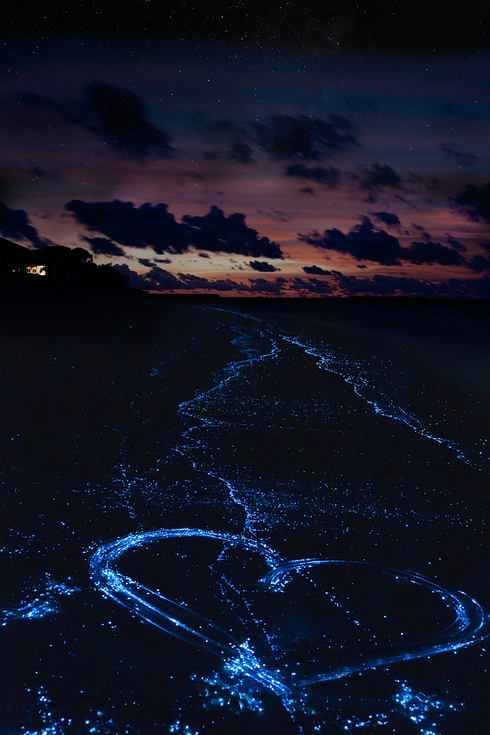
//> input picture contour/scenery.jpg, 490 x 735 px
$ ./paintRepair   (built with g++ and OpenCV 4)
//> lines starting //> are read from the running program, lines starting //| are printed output that depends on the picture; after the words box and inside, x2 and y2 are one past the last pixel; in counts of white or black regions, pixels touching at a corner belong together
#include <opencv2/opencv.hpp>
#include <opencv2/imgproc/imgproc.hpp>

using namespace cv;
using namespace std;

Mat srcImage, saveImage, inpaintMask;
Point prevPt(-1, -1);

static void on_Mouse(int event, int x, int y, int flags, void*);

int main()
{
	srcImage = imread("scenery.jpg");
//> srcImage is the input picture: 735 rows x 490 cols, CV_8UC3; mean B, G, R 37.8, 22, 18.6
	imshow("program1", srcImage);
	saveImage = srcImage.clone();
	inpaintMask = Mat::zeros(srcImage.size(), CV_8U);


	//mouse recall function
	setMouseCallback("program1", on_Mouse, 0);

	while (1)
	{
		int key = waitKey(0);
//> the left mouse button is pressed at (122, 183)
//> the mouse is dragged to (245, 367)
//> call 2 of on_Mouse, with event = 0, x = 245, y = 367, flags = 1
//> in on_Mouse (call 2), `line(saveImage, prevPt, pt, Scalar::all(255), 5, 8, 0);`:
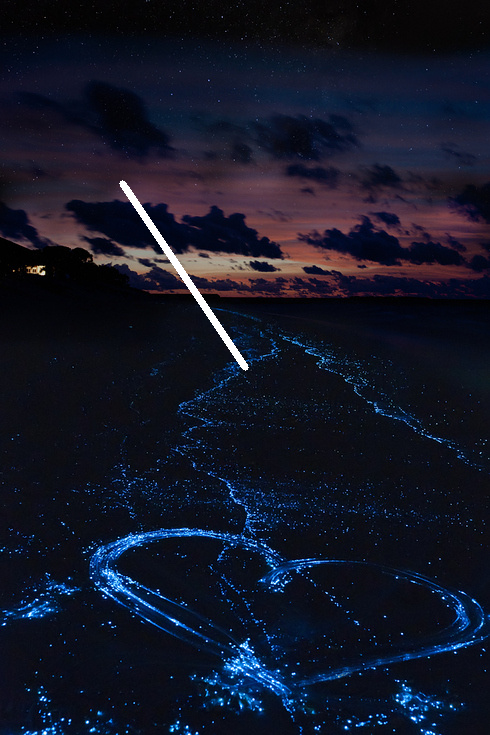
//> saveImage: 735 rows x 490 cols, CV_8UC3; 0.45% of pixels changed, all inside (x1, y1, x2, y2) = (119, 180, 249, 371)
//> in on_Mouse (call 2), `line(inpaintMask, prevPt, pt, Scalar::all(255), 5, 8, 0);`:
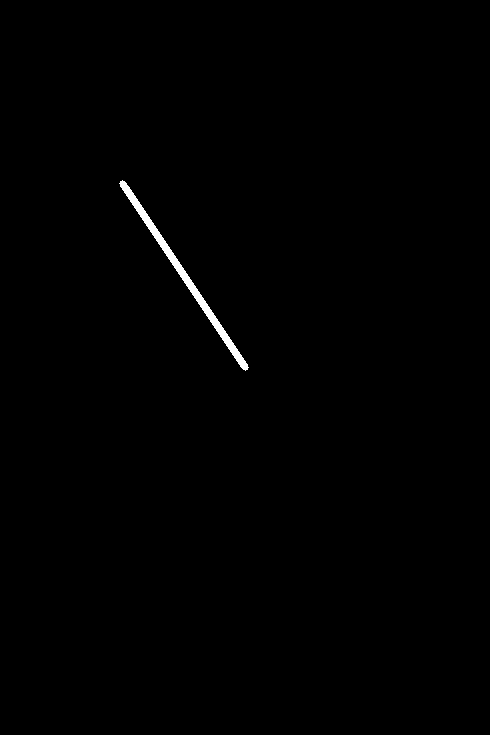
//> inpaintMask: 735 rows x 490 cols, CV_8UC1; 0.45% white; 1 white region, box (x1, y1, x2, y2) and area: (119, 180, 249, 371) 1623
//> the mouse is dragged to (367, 551)
//> call 3 of on_Mouse, with event = 0, x = 367, y = 551, flags = 1
//> in on_Mouse (call 3), `line(saveImage, prevPt, pt, Scalar::all(255), 5, 8, 0);`:
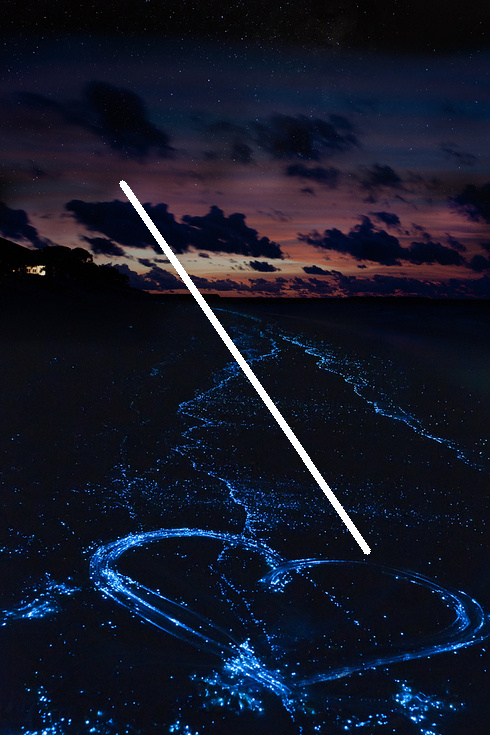
//> saveImage: 735 rows x 490 cols, CV_8UC3; 0.44% of pixels changed, all inside (x1, y1, x2, y2) = (242, 365, 371, 555)
//> in on_Mouse (call 3), `line(inpaintMask, prevPt, pt, Scalar::all(255), 5, 8, 0);`:
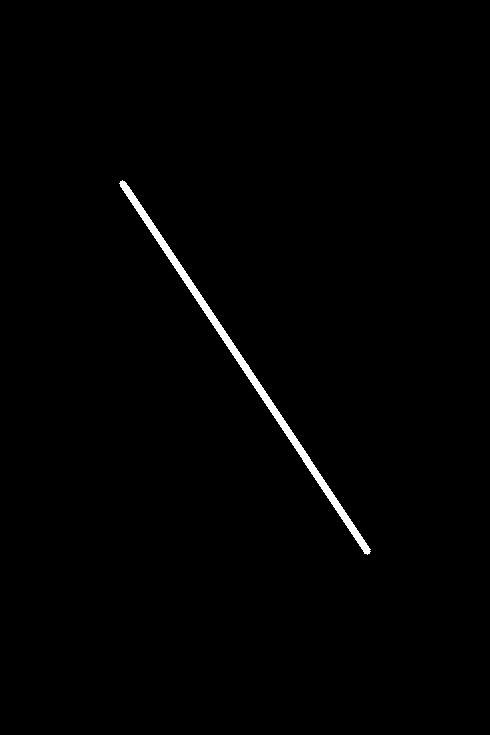
//> inpaintMask: 735 rows x 490 cols, CV_8UC1; 0.89% white; 1 white region, box (x1, y1, x2, y2) and area: (119, 180, 371, 555) 3219
//> the button is released at (367, 551)

		if (key == 27)
		{
			break;
		}
		if ((char)key == '2')
		{
			inpaintMask = Scalar::all(0); // clear mask image
			srcImage.copyTo(saveImage);
			imshow("program1", srcImage);
		}
		if ((char)key == ' ')
		{
			Mat inpaintImage;
			inpaint(saveImage, inpaintMask, inpaintImage, 3, INPAINT_TELEA);
//> the Esc key is pressed
			imshow("result", inpaintImage);

		}
	}

	return 0;
}

static void on_Mouse(int event, int x, int y, int flags, void*)
{
	//deal mouse not in picture
	if (x < 0 || x >= saveImage.cols || y < 0 || y >= saveImage.rows)
		return;

	//deal left button of mouse up
	if (event == EVENT_LBUTTONUP || !(flags & EVENT_FLAG_LBUTTON))
		prevPt = Point(-1, -1);
	//deal left button of mouse down
	else if (event == EVENT_LBUTTONDOWN)
		prevPt = Point(x, y);

	// left mouse button down and move
	else if (event == EVENT_MOUSEMOVE && (flags & EVENT_FLAG_LBUTTON))
	{
		Point pt(x, y);
		if (prevPt.x < 0)
			prevPt = pt;
		line(saveImage, prevPt, pt, Scalar::all(255), 5, 8, 0);
		line(inpaintMask, prevPt, pt, Scalar::all(255), 5, 8, 0);
		prevPt = pt;
		imshow("program1", saveImage);
	}
}

$ run again, with contour/boat.jpg copied over contour/scenery.jpg
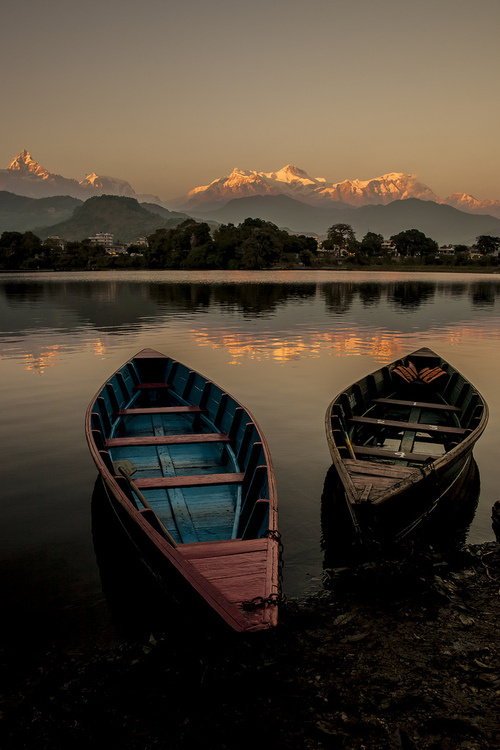
//> input picture contour/boat.jpg, 500 x 750 px
//> srcImage is the input picture: 750 rows x 500 cols, CV_8UC3; mean B, G, R 49.9, 62.5, 72.9
//> in on_Mouse (call 2), `line(saveImage, prevPt, pt, Scalar::all(255), 5, 8, 0);`:
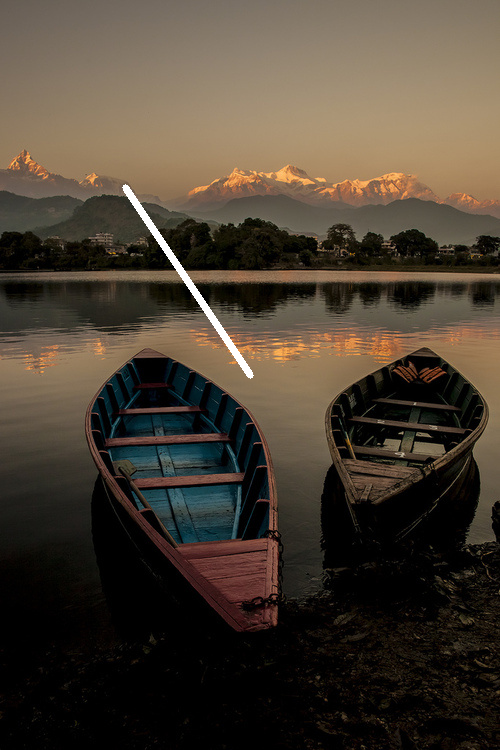
//> saveImage: 750 rows x 500 cols, CV_8UC3; 0.44% of pixels changed, all inside (x1, y1, x2, y2) = (122, 184, 254, 379)
//> inpaintMask: 750 rows x 500 cols, CV_8UC1; 0.44% white; 1 white region, box (x1, y1, x2, y2) and area: (122, 184, 254, 379) 1656
//> in on_Mouse (call 3), `line(saveImage, prevPt, pt, Scalar::all(255), 5, 8, 0);`:
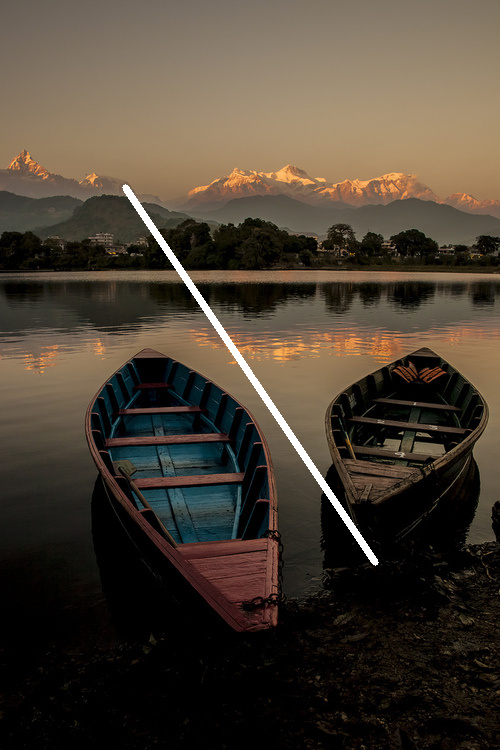
//> saveImage: 750 rows x 500 cols, CV_8UC3; 0.43% of pixels changed, all inside (x1, y1, x2, y2) = (248, 374, 379, 566)
//> inpaintMask: 750 rows x 500 cols, CV_8UC1; 0.87% white; 1 white region, box (x1, y1, x2, y2) and area: (122, 184, 379, 566) 3276
